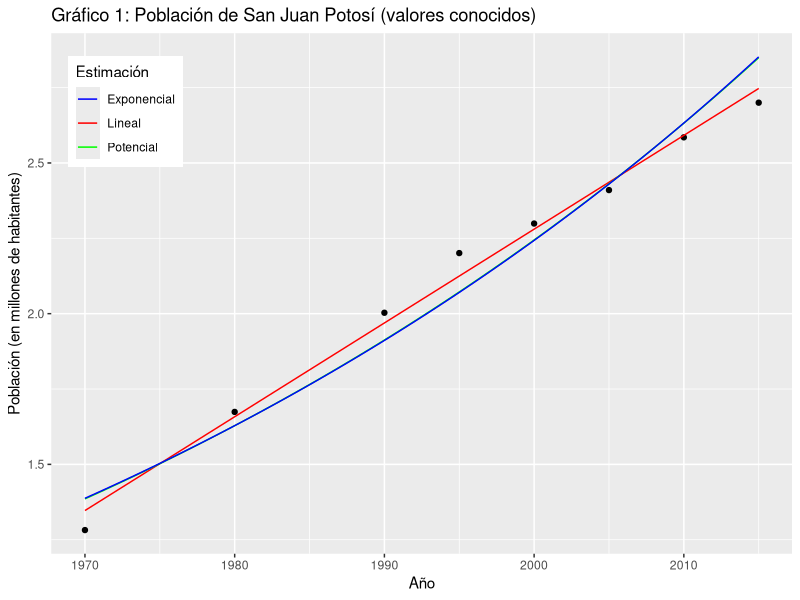
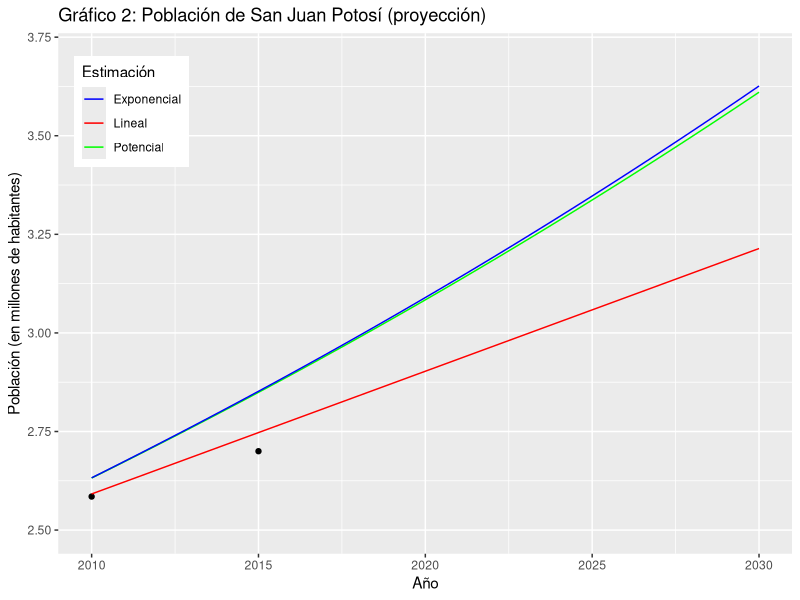

The R source for these figures, in order:
## ---- chunk 1
library(knitr)
opts_chunk$set(fig.width=14, fig.height=8, message=FALSE, comment=NA)
## ---- chunk 2
library(dplyr)
library(ggplot2)
## ---- chunk 3
datos <- read.csv("datos.csv")
## ---- chunk 4
n <- dim(datos)[1]
y <- datos$poblacion
tt <- datos$anio
uno <- rep.int(1, n)
## ---- chunk 5
A_lin <- matrix(c(uno, tt), nrow = n)

# Sea C = A^t * A, y  d = A^t * y. Luego, podemos obtener x como C^-1 %*% d, que se implementa como solve(C,d)
C_lin <- t(A_lin) %*% A_lin
d_lin <- t(A_lin) %*% y
x_lin <- solve(C_lin, d_lin)
## ---- chunk 6
b_lin <- x_lin[1]
a_lin <- x_lin[2]
est_lin <- function(x) { b_lin + a_lin * x}
## ---- chunk 7
z_lin <- A_lin %*% x_lin
# Alternativamente, z_lin = est_lin(tt)
err_lin <- (y-z_lin)^2
et_lin <- sqrt(sum(err_lin))
## ---- chunk 8
est_2030_lin <- est_lin(2030)
## ---- chunk 9
ln_y <- log(y)
ln_tt <- log(tt)
## ---- chunk 10
# Defino matriz asociada
A_pot <- matrix(c(uno, ln_tt), nrow = n)

# Sea C = t(A) %*% A,  d = t(A) %*% y x los coeficientes lineales del modelo, tenemos
# C %*% x = d y podemos obtener x como C^-1 %*% d, que se implementa como solve(C,d)
C_pot <- t(A_pot) %*% A_pot
d_pot <- t(A_pot) %*% ln_y
x_pot <- solve(C_pot, d_pot)
## ---- chunk 11
# Extraigo los coeficientes
b_pot <- x_pot[1]
a_pot <- x_pot[2]
# Recupero los coeficientes del modelo no linearizado
b_pot_orig <- exp(b_pot)

est_pot <- function(x) { b_pot_orig * x^a_pot}
## ---- chunk 12
z_pot <- est_pot(tt)
err_pot <- (y-z_pot)^2
et_pot <- sqrt(sum(err_pot))
## ---- chunk 13
# Defino matriz asociada
A_exp <- matrix(c(uno, tt), nrow = n)

C_exp <- t(A_exp) %*% A_exp
d_exp <- t(A_exp) %*% ln_y
x_exp <- solve(C_exp, d_exp)
## ---- chunk 14
# Extraigo los coeficientes
b_exp <- x_exp[1]
a_exp <- x_exp[2]

# Recupero los coeficientes del modelo no linearizado
b_exp_orig <- exp(b_exp)

# Defino est_exp
est_exp <- function(x) { b_exp_orig * exp(a_exp*x)}
## ---- chunk 15
z_exp <- b_exp_orig * exp(tt*a_exp)
err_exp <- (y-z_exp)^2
et_exp <- sqrt(sum(err_exp))
## ---- chunk 16
# Inserto puntos para datos conocidos
grafico <- ggplot(datos, aes(x = anio, y = poblacion)) + geom_point()

# Agrego líneas para cada función y la leyenda correspondiente
grafico <- grafico +
  stat_function(
    fun = est_lin,
    aes(color = "Lineal")
  ) +
  stat_function(
    fun = est_pot,
    aes(color = "Potencial")
  ) +
  stat_function(
    fun = est_exp,
    aes(color = "Exponencial")
  ) +
  labs(title="Gráfico 1: Población de San Juan Potosí (valores conocidos)", y="Población (en millones de habitantes)", x="Año") +
  scale_colour_manual("Estimación", values = c("blue", "red", "green")) +
  theme(legend.position=c(0.1,0.85))


print(grafico)
## ---- chunk 17
grafico <- grafico +
  labs(title="Gráfico 2: Población de San Juan Potosí (proyección)") +
  xlim(2010, 2030) +
  ylim(2.5, 3.7)

print(grafico)
